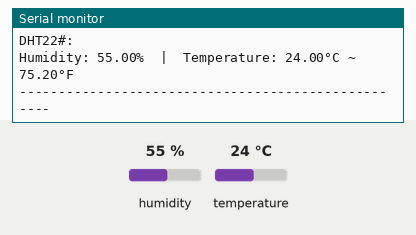
A sketch run on a simulated Arduino Uno, built with avr-gcc and run on an emulated ATmega328P. On the bench: the last lines printed to the serial monitor. The inputs (shaded band) are chosen by the test bench; at power-on: humidity 55 %, temperature 24 °C.

Above: at 4.8 s.
4.9 s: humidity set to 22 %
At 6.9 s:
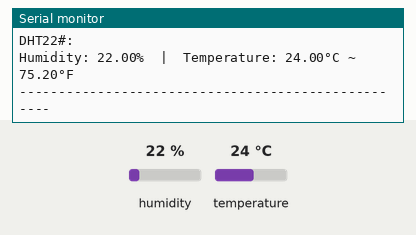
7.9 s: temperature set to 41 °C
At 9.5 s:
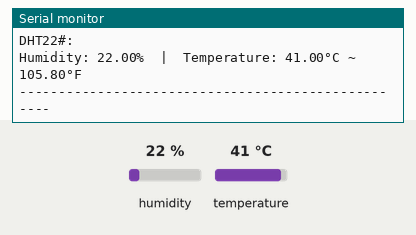
14.4 s: humidity set to 40 %
At 17.2 s:
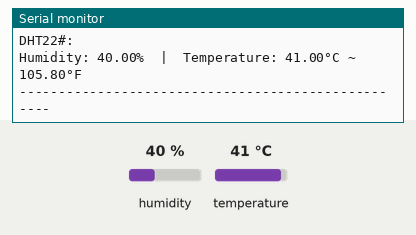
Timing chart, 0 to 18.7 s (numbered marks = the images above; inputs shaded):
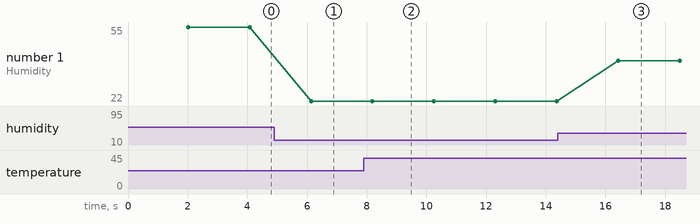

Measured:
- after the input at 4.9 s, the serial monitor: prints a new line after 1.2 s (image 1)
- after the input at 7.9 s, the serial monitor: prints a new line after 0.29 s (image 2)
- after the input at 14.4 s, the serial monitor: prints a new line after 2.0 s (image 3)
- plotted number 1: 22 → 40 after the input at 14.4 s

The sketch:

temperature-and-humidity-sensor.ino
```cpp
#include "DHT.h"
#define DHT22_PIN 2

DHT dht22(DHT22_PIN, DHT22);

void setup() {
  Serial.begin(9600);
  dht22.begin(); // initialize the DHT22 sensor
}

void loop() {
  // wait a few seconds between measurements.
  delay(2000);

  // read humidity
  float humi  = dht22.readHumidity();
  // read temperature as Celsius
  float tempC = dht22.readTemperature();
  // read temperature as Fahrenheit
  float tempF = dht22.readTemperature(true);

  // check if any reads failed
  if (isnan(humi) || isnan(tempC) || isnan(tempF)) {
    Serial.println("Failed to read from DHT22 sensor!");
  } else {
    Serial.println("DHT22#:");
    Serial.print("Humidity: ");
    Serial.print(humi);
    Serial.print("%");

    Serial.print("  |  ");

    Serial.print("Temperature: ");
    Serial.print(tempC);
    Serial.print("°C ~ ");
    Serial.print(tempF);
    Serial.println("°F");
    Serial.println("---------------------------------------------------");
  }
}
```
